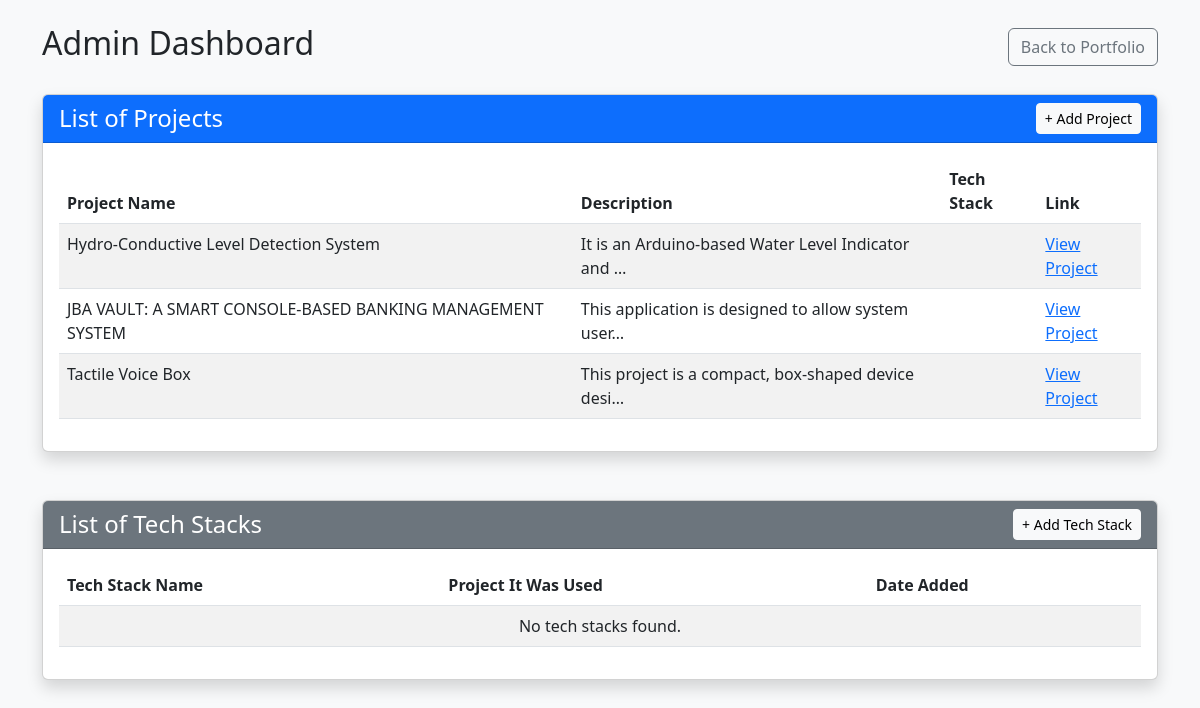
The app's page /dashboard/ (signed in), older data.
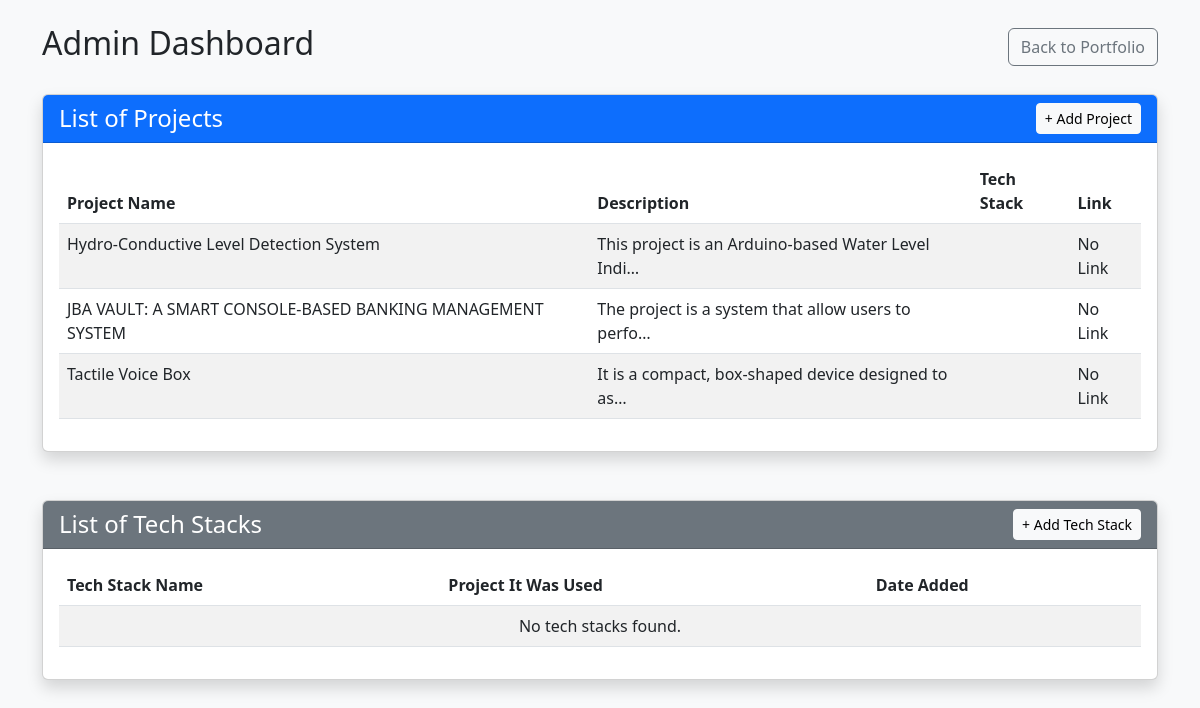
The same page, newer data.
### main/models.py (models this page shows, shortened)
class Project(models.Model):
    project_name = models.CharField(max_length=200)
    description = models.TextField()
    tech_stack = models.CharField(max_length=200)
    link = models.URLField(blank=True, null=True)

### main/views.py (the view)
# urls.py: path('dashboard/', views.dashboard_view, name='dashboard'),
@user_passes_test(lambda u: u.is_superuser)
def dashboard_view(request):
  projects = Project.objects.all()
  tech_stacks = TechStack.objects.all()
  return render(
      request,
      'main/dashboard.html',
      {'projects': projects, 'tech_stacks': tech_stacks},
  )

### main/templates/main/dashboard.html (shortened to what this page needs)
<!DOCTYPE html>
<html lang="en">
<head>
    <link href="https://cdn.jsdelivr.net/npm/bootstrap@5.3.0/dist/css/bootstrap.min.css" rel="stylesheet">
</head>
<body class="bg-light">
    <div class="container mt-4">
        <div class="d-flex justify-content-between align-items-center mb-4">
            <h2>Admin Dashboard</h2>
            <a href="{% url 'home' %}" class="btn btn-outline-secondary">Back to Portfolio</a>
        </div>
        <div class="card shadow mb-5">
            <div class="card-header d-flex justify-content-between align-items-center bg-primary text-white">
                <h4 class="mb-0">List of Projects</h4>
                <a href="{% url 'add_project' %}" class="btn btn-light btn-sm">+ Add Project</a>
            </div>
            <div class="card-body">
                <table class="table table-striped table-hover">
                    <thead>
                        <tr>
                            <th>Project Name</th>
                            <th>Description</th>
                            <th>Tech Stack</th>
                            <th>Link</th>
                        </tr>
                    </thead>
                    <tbody>
                        {% for project in projects %}
                        <tr>
                            <td>{{ project.project_name }}</td>
                            <td>{{ project.description|truncatechars:50 }}</td>
                            <td>
                            </td>
                            <td>
                                {% if project.link %}
                                    <a href="{{ project.link }}" target="_blank">View Project</a>
                                {% else %}
                                    No Link
                                {% endif %}
                            </td>
                        </tr>
                        {% empty %}
                        <tr>
                            <td colspan="4" class="text-center">No projects found.</td>
                        </tr>
                        {% endfor %}
                    </tbody>
                </table>
            </div>
        </div>
        <div class="card shadow mb-5">
            <div class="card-header d-flex justify-content-between align-items-center bg-secondary text-white">
                <h4 class="mb-0">List of Tech Stacks</h4>
                <a href="{% url 'add_tech_stack' %}" class="btn btn-light btn-sm">+ Add Tech Stack</a>
            </div>
            <div class="card-body">
                <table class="table table-striped table-hover">
                    <thead>
                        <tr>
                            <th>Tech Stack Name</th>
                            <th>Project It Was Used</th>
                            <th>Date Added</th>
                        </tr>
                    </thead>
                    <tbody>
                        {% for ts in tech_stacks %}
                        <tr>
                            <td>{{ ts.name }}</td>
                            <td>
                                {% for p in ts.projects.all %}
                                    {{ p.project_name }}{% if not forloop.last %}, {% endif %}
                                {% empty %}
                                    Not used yet
                                {% endfor %}
                            </td>
                            <td>{{ ts.created_at|date:"M d, Y H:i" }}</td>
                        </tr>
                        {% empty %}
                        <tr>
                            <td colspan="3" class="text-center">No tech stacks found.</td>
                        </tr>
                        {% endfor %}
                    </tbody>
                </table>
            </div>
        </div>
    </div>
</body>
</html>

Row changes from the older to the newer data that the page shows:
changed Project "Hydro-Conductive Level Detection System": description "It is an Arduino-based Water Level Indicator and …" → "This project is an Arduino-based Water Level Indi…"; link "View Project" → "No Link"
changed Project "JBA VAULT: A SMART CONSOLE-BASED BANKING MANAGEMENT SYSTEM": description "This application is designed to allow system user…" → "The project is a system that allow users to perfo…"; link "View Project" → "No Link"
changed Project "Tactile Voice Box": description "This project is a compact, box-shaped device desi…" → "It is a compact, box-shaped device designed to as…"; link "View Project" → "No Link"
